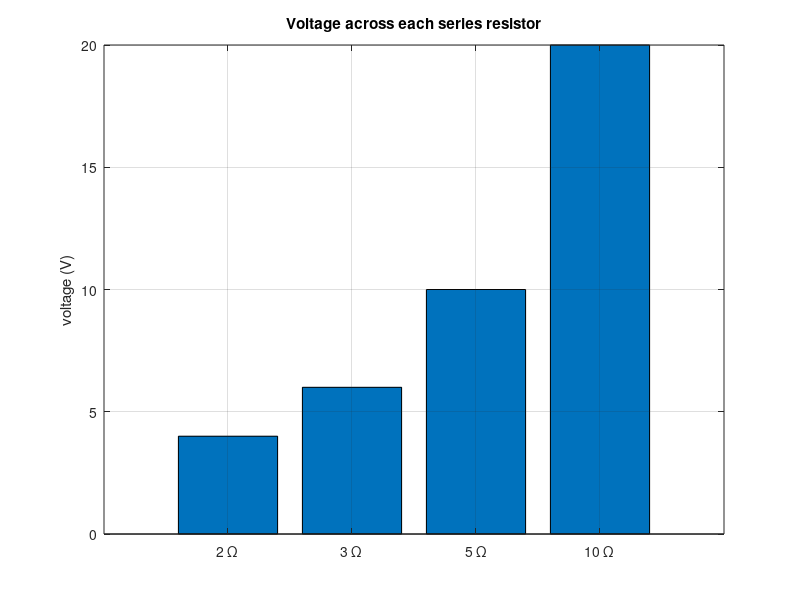

This figure's MATLAB source:
% Circuits 1 — Resistors in Series
%title: Series Resistors and Voltage Sharing
%ar-title: المقاومات على التوالي وتوزيع الجهد
%lesson: c1-resistive-1
%course: circuits-1

%% The example
%ar: أربع مقاومات على التوالي مع 40 V. Req = sum(R)، والتيار واحد للجميع، وجهد كل مقاومة i·R.
R = [2 3 5 10]; Vs = 40;
Req = sum(R); i = Vs/Req; v = i*R;
fprintf('Req = %g ohm, i = %g A\n', Req, i)
fprintf('v(%g ohm) = %g V\n', [R; v])
%check: Req == 20 && i == 2 && v(4) == 20

%% KVL check and a bar chart
%ar: مجموع الجهود يساوي جهد المصدر. bar يرسم نصيب كل مقاومة: الكبرى تأخذ النصيب الأكبر.
fprintf('sum of voltages = %g V\n', sum(v))
bar(v); grid on; set(gca, 'XTickLabel', {'2 \Omega', '3 \Omega', '5 \Omega', '10 \Omega'})
ylabel('voltage (V)'); title('Voltage across each series resistor')
%check: sum(v) == Vs

%%! Project idea: LED current-limiting resistor
%ar: مشروع عملي: LED يحتاج 20 mA وهبوطه 2 V، والمصدر 5 V. المقاومة على التوالي = (5 − 2)/0.02. ثم نختار أقرب قيمة قياسية أكبر منها (أكثر أمانًا).
Vs = 5; Vled = 2; Iled = 20e-3;
Rneed = (Vs - Vled)/Iled;
E12 = [1 1.2 1.5 1.8 2.2 2.7 3.3 3.9 4.7 5.6 6.8 8.2];
std = [E12 E12*10 E12*100 E12*1000];
Rpick = std(find(std >= Rneed, 1));
fprintf('needed %g ohm -> use %g ohm: I = %.1f mA, P = %.1f mW\n', Rneed, Rpick, (Vs-Vled)/Rpick*1e3, ((Vs-Vled)/Rpick)^2*Rpick*1e3)
%check: Rneed == 150 && Rpick == 150
